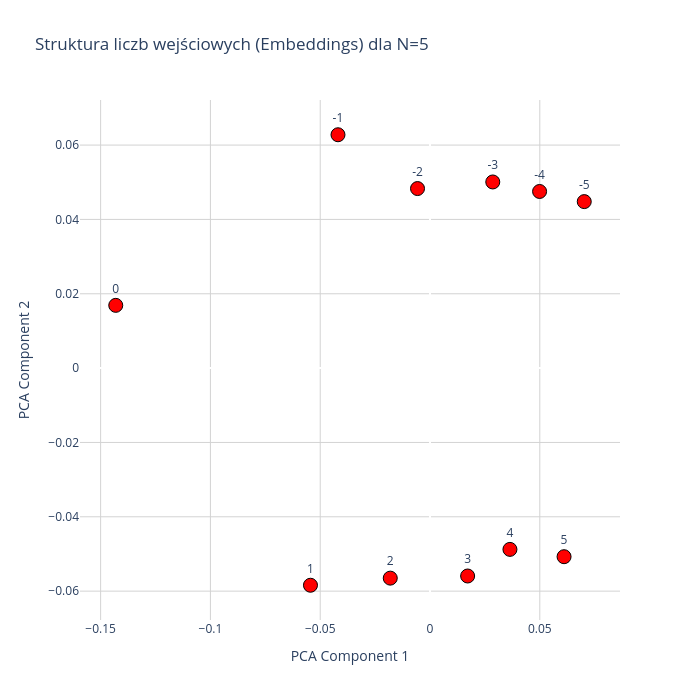

Notebook code for this chart:
### Code cell
model, N = GetModelFromConfig("")

model_path = r"checkpoint_epoch_3000.pt"

checkpoint = torch.load(model_path, map_location="cpu")

model_weights = checkpoint["model_state_dict"]
model.load_state_dict(model_weights)

plot_input_only_plotly(model, N=N)

### Figure 1 — Plotly figure (JSON) as saved in the notebook; plotly's stock layout.template omitted (floating-point values rounded to 4 significant figures)
{"data": [{"hoverinfo": "text", "hovertext": ["Wartość wejściowa: -5<br>Index w embed: 45", "Wartość wejściowa: -4<br>Index w embed: 46", "Wartość wejściowa: -3<br>Index w embed: 47", "Wartość wejściowa: -2<br>Index w embed: 48", "Wartość wejściowa: -1<br>Index w embed: 49", "Wartość wejściowa: 0<br>Index w embed: 50", "Wartość wejściowa: 1<br>Index w embed: 51", "Wartość wejściowa: 2<br>Index w embed: 52", "Wartość wejściowa: 3<br>Index w embed: 53", "Wartość wejściowa: 4<br>Index w embed: 54", "Wartość wejściowa: 5<br>Index w embed: 55"], "marker": {"color": "red", "line": {"color": "black", "width": 1}, "size": 14}, "mode": "markers+text", "text": ["-5", "-4", "-3", "-2", "-1", "0", "1", "2", "3", "4", "5"], "textposition": "top center", "type": "scatter", "x": [0.07024, 0.04989, 0.02858, -0.005695, -0.04191, -0.1431, -0.05445, -0.01811, 0.01713, 0.03639, 0.06104], "y": [0.04479, 0.04752, 0.05008, 0.0483, 0.06278, 0.01688, -0.05842, -0.0565, -0.05593, -0.04877, -0.05073]}], "layout": {"height": 700, "plot_bgcolor": "white", "title": {"text": "Struktura liczb wejściowych (Embeddings) dla N=5"}, "width": 700, "xaxis": {"gridcolor": "lightgray", "showgrid": true, "title": {"text": "PCA Component 1"}}, "yaxis": {"gridcolor": "lightgray", "showgrid": true, "title": {"text": "PCA Component 2"}}}}
